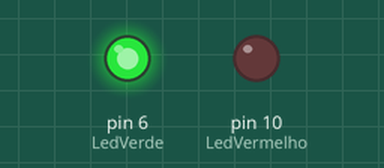
Recording of a sketch running on a simulated Arduino Uno, built with avr-gcc and run on an emulated ATmega328P. Shown: output pins drawn as LEDs (lit = HIGH).

Above: at 0.5 s.
At 21.4 s:
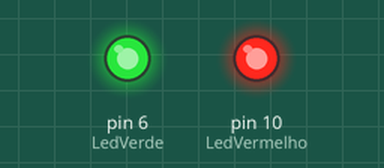
Timing chart, 0 to 22.9 s (numbered marks = the images above):
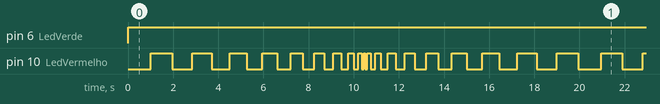

The sketch:

project01.ino
```cpp
char LedVermelho = 10;
char LedVerde = 6;

int FaseVerde = 0;
int EstadoVerde = 0;
int TempoVerde = 0;
int ContadorVerde = 0;

int FaseVermelho = 0;
int EstadoVermelho = 0;
int TempoVermelho = 1000;
int ContadorVermelho = 0;

void setup() {
  pinMode(LedVermelho, OUTPUT);
  pinMode(LedVerde, OUTPUT);
}

void loop() {
  if(ContadorVermelho*50 == TempoVermelho){
    if(EstadoVermelho == 0){
      EstadoVermelho = 1;
      digitalWrite(LedVermelho, HIGH);
    }else{
      EstadoVermelho = 0;
      digitalWrite(LedVermelho, LOW);
    }

    if(FaseVermelho == 0){
      TempoVermelho -= 50;
      if(TempoVermelho == 50){
        FaseVermelho = 1;
      }
    }else{
      TempoVermelho += 50;
      if(TempoVermelho == 1000){
        FaseVermelho = 0;
      }
    }

    ContadorVermelho = 0;
  }

  if(ContadorVerde*50 == TempoVerde){
    if(EstadoVerde == 0){
      EstadoVerde = 1;
      digitalWrite(LedVerde, HIGH);
    }else{
      EstadoVerde = 0;
      digitalWrite(LedVerde, LOW);
    }

    if(FaseVerde == 0){
      TempoVerde -= 50;
      if(TempoVerde == 50){
        FaseVerde = 1;
      }
    }else{
      TempoVerde += 50;
      if(TempoVerde == 1000){
        FaseVerde = 0;
      }
    }

    ContadorVerde = 0;
  }

  delay(50);
  ContadorVerde++;
  ContadorVermelho++;
}
```

Measured:
- by itself, pin 6 (LedVerde): LOW → HIGH at 0.00 s
- by itself, pin 10 (LedVermelho): moves between LOW and HIGH, repeating every 20.0 s
- by itself, everything shown: repeats every 20.0 s, in 38 steps
